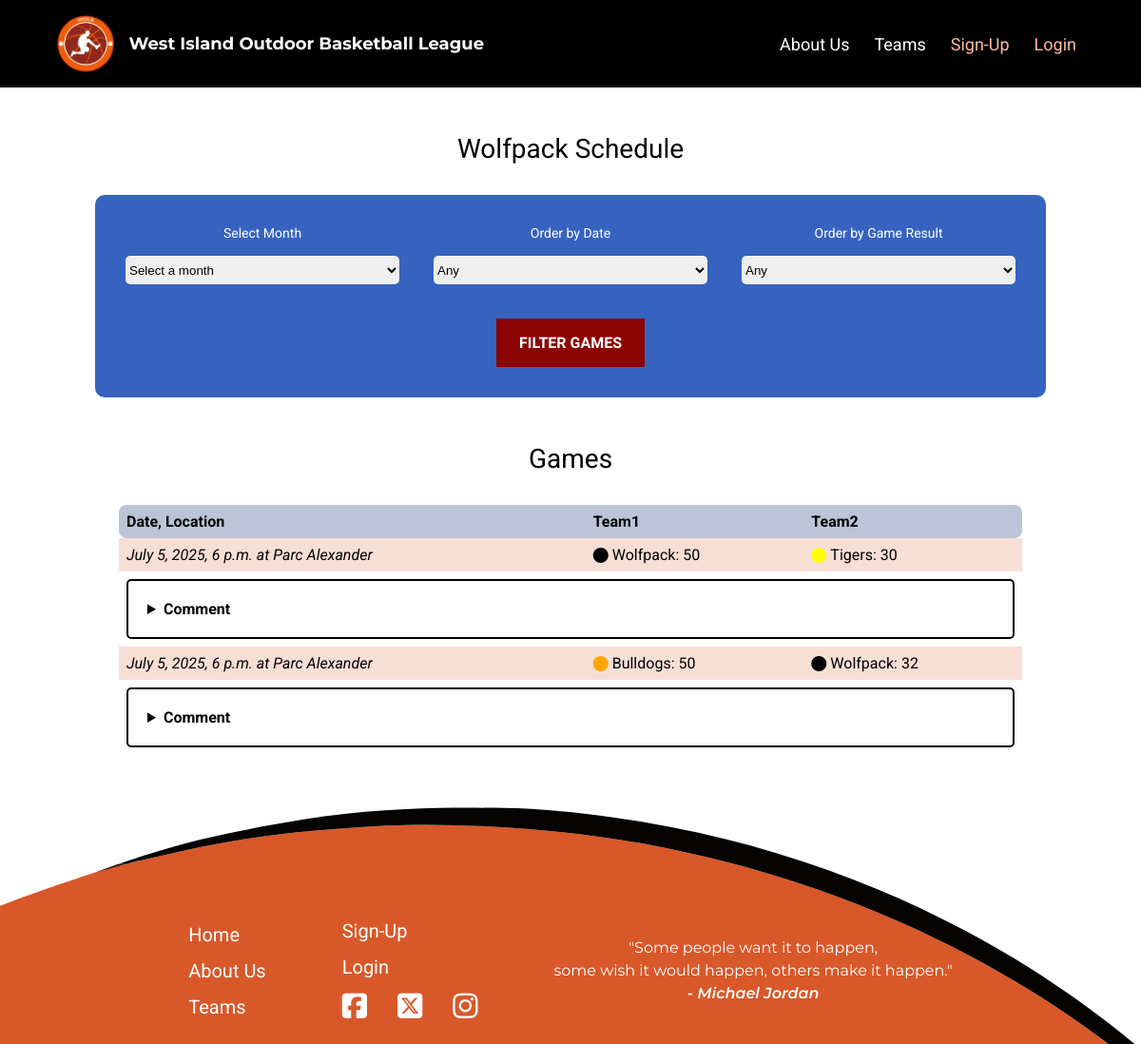
The app's page /wioblapp/team_schedule/Wolfpack/ with its own data.
### wioblapp/models.py (models this page shows, shortened)
class Game(models.Model):
    team_1 = models.ForeignKey(
        Team, on_delete=models.CASCADE, related_name="Team1_games"
    )
    team_2 = models.ForeignKey(
        Team, on_delete=models.CASCADE, related_name="Team2_games"
    )
    park = models.ForeignKey(Park, on_delete=models.CASCADE, related_name="games")
    winner = models.ForeignKey(
        Team, on_delete=models.RESTRICT, related_name="games", blank=True, null=True
    )
    date_time = models.DateTimeField("Date")
    team1_score = models.IntegerField(
        "Team #1 Score", validators=[MinValueValidator(0)], blank=True, null=True
    )
    team2_score = models.IntegerField(
        "Team #2 Score", validators=[MinValueValidator(0)], blank=True, null=True
    )

class Park(models.Model):
    name = models.CharField("Park Name", max_length=100)
    address = models.CharField(max_length=255)
    latitude = models.DecimalField(
        max_digits=20, decimal_places=16, blank=True, null=True
    )
    longitude = models.DecimalField(
        max_digits=20, decimal_places=16, blank=True, null=True
    )
    def __str__(self):
        return self.name

class Team(models.Model):
    name = models.CharField("Team Name", max_length=20, primary_key=True)
    coaches = models.ManyToManyField(UserAccount, related_name="teams", blank=True)
    place = models.IntegerField("Place", default=0, validators=[MinValueValidator(0)])
    group = models.ForeignKey(
        RegistrationType,
        on_delete=models.CASCADE,
        related_name="teams",
        blank=True,
        null=True,
    )
    color = models.CharField("Team Color", max_length=7, blank=True, null=True)
    def __str__(self):
        return f"{self.name}"

### wioblapp/views.py (the view, shortened to what this page needs)
# urls.py: path("team_schedule/<str:team_name>/", views.team_schedule, name="team_schedule"),
def team_schedule(request, team_name):
    schedule_form = TeamScheduleForm(request.GET)
    comment_form = CreateCommentForm()
    team = team_name
    games = (
        Game.objects.filter(team_1=team) | Game.objects.filter(team_2=team)
    ).distinct()
    comments = Comment.objects.filter(game__in=games)
    game_comments = []
    flags = Flag.objects.all()
    for game in games:
        game_comments.append(
            {
                "game": game,
                "comments": comments.filter(game=game).order_by("-date"),
            }
        )
    context = {
        "schedule_form": schedule_form,
        "comment_form": comment_form,
        "team": team,
        "games": games,
        "comments": comments,
        "game_comments": game_comments,
        "flags": flags,
    }
    return render(request, "team_schedule.html", context)

### wioblapp/forms.py
class TeamScheduleForm(forms.Form):
    MONTH_CHOICES = [
        ("", "Select a month"),
        ("All", "All"),
        ("6", "June"),
        ("7", "July"),
        ("8", "August"),
    ]
    DATE_CHOICES = [
        ("", "Any"),
        ("Ascending", "Ascending"),
        ("Descending", "Descending"),
    ]
    RESULT_CHOICES = [("", "Any"), ("Win", "Win"), ("Lose", "Lose"), ("Tie", "Tie")]
    month = forms.ChoiceField(
        label="Month", choices=MONTH_CHOICES, widget=forms.Select()
    )
    date = forms.ChoiceField(
        label="Date", choices=DATE_CHOICES, required=False, widget=forms.Select()
    )
    result = forms.ChoiceField(
        label="Result", choices=RESULT_CHOICES, required=False, widget=forms.Select()
    )

class CreateCommentForm(forms.ModelForm):
    content = forms.CharField(widget=forms.Textarea(attrs={"rows": 5, "cols": 85}))
    class Meta:
        model = Comment
        fields = ["content"]

### wioblapp/models.py (called while the page is built)
    def __str__(self):
        return self.username

### wioblapp/templates/team_schedule.html (shortened to what this page needs)
{% extends 'base.html' %}
{% load static %}
{% block content %}
<section class="teams-search schedule">
    <div class="container">
        <form action="{% url 'team_schedule' team %}" method="GET">
            <div class="section-heading">
                <h3>{{ team }} Schedule</h3>
            </div>
            <div class="search-form">
                <div class="search-flex">
                    <div class="label-flex">
                        <label for="month">Select {{ schedule_form.month.label }}</label>
                        {{ schedule_form.month }}
                    </div>
                    <div class="label-flex">
                        <label for="date">Order by {{ schedule_form.date.label }}</label>
                        {{ schedule_form.date }}
                    </div>
                    <div class="label-flex">
                        <label for="result">Order by Game {{ schedule_form.result.label }}</label>
                        {{ schedule_form.result }}
                    </div>
                </div>
                <div class="search-btn">
                    <button class="action-button button" type="submit">Filter Games</button>
                </div>
            </div>
        </form>
        {% if games %}
        <div class="section-heading">
            <h3>Games</h3>
        </div>
        <table>
            <thead>
                <tr>
                    <th>Date, Location</th>
                    <th>Team1</th>
                    <th>Team2</th>
                </tr>
            </thead>
            <tbody>
                {% for game in game_comments %}
                    <tr class="game-row">
                        <td class="park-info">
                            {{ game.game.date_time }} at {{ game.game.park }}
                        </td>
                        {% if game.game.team1_score and game.game.team2_score %}
                            <td>
                                <div class="td-flex">
                                    <i class="fa-solid fa-circle" style="color: {{ game.game.team_1.color }};"></i>
                                    <span class="team-name">{{ game.game.team_1 }}:</span>
                                    <span class="team-score">{{ game.game.team1_score }}</span>
                                </div>
                            </td>
                            <td>
                                <div class="td-flex">
                                    <i class="fa-solid fa-circle" style="color: {{ game.game.team_2.color }};"></i>
                                    <span class="team-name">{{ game.game.team_2 }}:</span>
                                    <span class="team-score">{{ game.game.team2_score }}</span>
                                </div>
                            </td>
                        {% else %}
                            <td>{{ game.game.team_1 }}</td>
                            <td>{{ game.game.team_2 }}</td>
                        {% endif %}
                    </tr>
                    <tr class="comment-row">
                        <td colspan="3">
                            <details class="comments-section">
                                <summary>Comment</summary>
                            </details>
                        </td>
                    </tr>
                {% endfor %}
            </tbody>
        </table>
        {% else %}
            <p>No Games</p>
        {% endif %}
    </div>
</section>
{% endblock %}

### wiobl/static/style.css (style rules this page uses)
* { margin: 0; padding: 0; box-sizing: border-box; }
body { font-family: Roboto; }
section { padding: 48px 0; }
h3 { font-family: Roboto; font-size: 28px; font-weight: 400; }
.container { max-width: 1000px; width: 90%; margin-right: auto; margin-left: auto; }
.button { display: inline-block; padding: 16px 24px; font-size: 16px; font-weight: 600; font-family: Raleway; text-align: center; text-decoration: none; text-transform: uppercase; border: none; color: #FFFFFF; transition: 0.5s; cursor: pointer; }
.action-button { background-color: #8C0303; }
.section-heading { text-align: center; margin-bottom: 32px; }
.teams-search .search-form { background-color: #3663BF; padding: 32px; border-radius: 10px; margin-bottom: 48px; }
.teams-search .search-form input, .teams-search select { border-radius: 5px; height: 30px; border: none; }
.teams-search .search-form label { color: #ffffff; margin-bottom: 8px; font-size: 14px; }
.teams-search .label-flex { display: flex; gap: 8px; flex-direction: column; align-items: center; justify-content: center; width: 100%; }
.teams-search .search-flex { display: flex; justify-content: space-around; gap: 36px; margin-bottom: 36px; }
.teams-search .search-btn { text-align: center; }
.schedule .search-form select { width: 100%; }
.teams-search table { border-collapse: separate; border-spacing: 0; overflow: hidden; width: 95%; text-align: left; margin-left: auto; margin-right: auto; }
.teams-search table thead { background-color: #BCC5D7; }
.teams-search thead th:first-child { border-top-left-radius: 8px; border-bottom-left-radius: 8px; }
.teams-search thead th:last-child { border-top-right-radius: 8px; border-bottom-right-radius: 8px; }
.teams-search table th, .teams-search table td { padding: 8px; }
.schedule table tbody tr:nth-child(1), .schedule table tbody tr:nth-child(2n + 1) { background: rgba(217, 88, 41, 0.189); }
.schedule .park-info { font-style: italic; }
.schedule .td-flex { display: flex; gap: 4px; align-items: center; }
.schedule .comments-section { border: 2px solid black; padding: 16px; border-radius: 5px; }
.schedule summary { font-weight: bold; padding: 4px; cursor: pointer; text-transform: capitalize; }

### records on screen
Game: game.date_time "July 5, 2025, 6 p.m.", game.park "Parc Alexander", game.team_1 "Wolfpack", game.team1_score "50", game.team_2 "Tigers", game.team2_score "30"
Game: game.date_time "July 5, 2025, 6 p.m.", game.park "Parc Alexander", game.team_1 "Bulldogs", game.team1_score "50", game.team_2 "Wolfpack", game.team2_score "32"

### other values on screen
{{ team }} "Wolfpack"
{{ schedule_form.month.label }} "Month"
{{ schedule_form.date.label }} "Date"
{{ schedule_form.result.label }} "Result"
